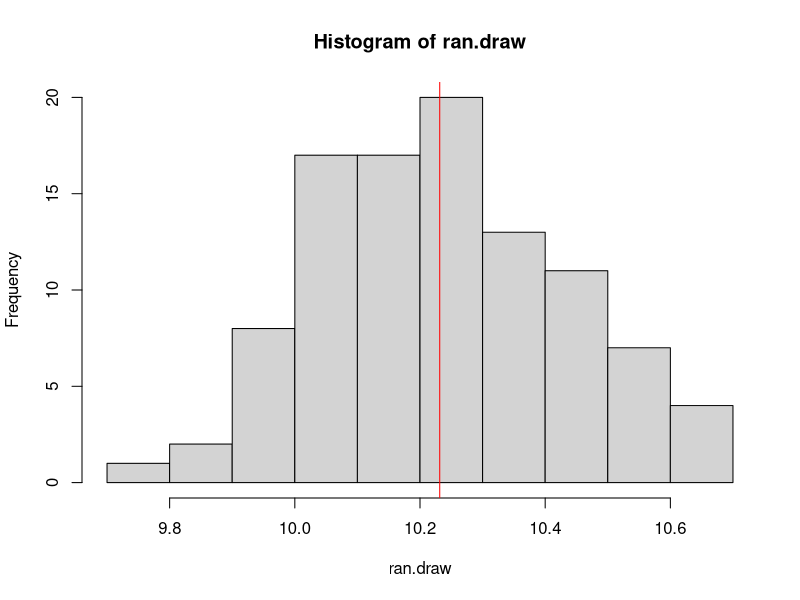

The R source for this figure:
rm(list = ls())

n.ind <- sample(30:300, 1)
spp1.length <- rnorm(n.ind, 10, 3)

mean(spp1.length)
sd(spp1.length)

# randomly sample with replacement 100 times
ran.draw <- sapply(1:100, function(i) {
  x <- sample(spp1.length, length(spp1.length), replace = TRUE)
  mean(x)
})

mean(ran.draw)
quantile(ran.draw, p = c(0.025, 0.975))

hist(ran.draw)
abline(v = mean(spp1.length), col = "red")
